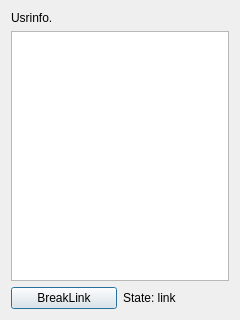
<?xml version="1.0" encoding="UTF-8"?>
<ui version="4.0">
 <class>UsrInfo</class>
 <widget class="QDialog" name="UsrInfo">
  <property name="geometry">
   <rect>
    <x>0</x>
    <y>0</y>
    <width>240</width>
    <height>320</height>
   </rect>
  </property>
  <property name="windowTitle">
   <string>usr information</string>
  </property>
  <layout class="QVBoxLayout" name="verticalLayout">
   <item>
    <widget class="QLabel" name="Title">
     <property name="text">
      <string>Usrinfo.</string>
     </property>
    </widget>
   </item>
   <item>
    <widget class="QTextBrowser" name="showUsrInfo"/>
   </item>
   <item>
    <layout class="QHBoxLayout" name="horizontalLayout">
     <item>
      <widget class="QPushButton" name="BreakLink">
       <property name="text">
        <string>BreakLink</string>
       </property>
      </widget>
     </item>
     <item>
      <widget class="QLabel" name="State">
       <property name="text">
        <string>State: link</string>
       </property>
      </widget>
     </item>
    </layout>
   </item>
  </layout>
 </widget>
 <resources/>
 <connections/>
</ui>
